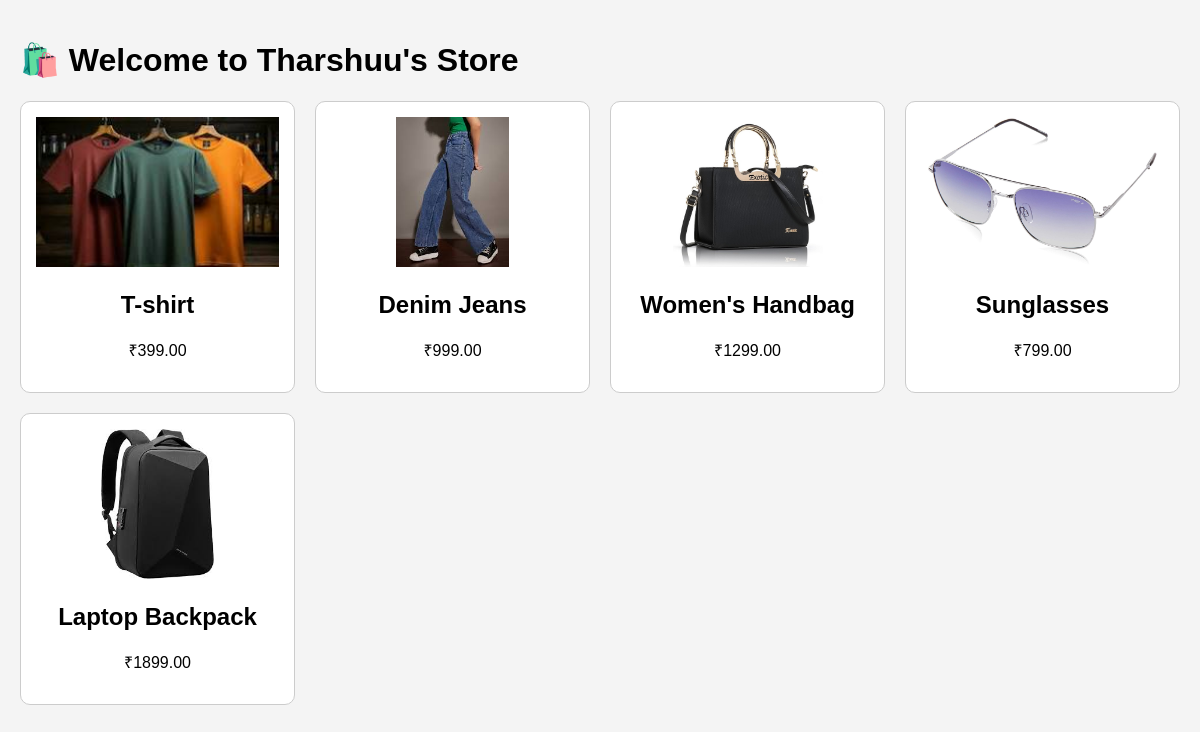
The page / on the database its author committed.
### store/models.py (models this page shows, shortened)
class Product(models.Model):
    name = models.CharField(max_length=100)
    price = models.DecimalField(max_digits=8, decimal_places=2)
    description = models.TextField()
    image = models.ImageField(upload_to='products/')

### store/views.py (the view)
# urls.py: path('', views.product_list, name='product_list'),
def product_list(request):
    products = Product.objects.all()
    return render(request, 'store/product_list.html', {'products': products})

### store/templates/store/product_list.html (shortened to what this page needs)
<!DOCTYPE html>
<html lang="en">
<head>
</head>
<body>
    <h1>🛍️ Welcome to Tharshuu's Store</h1>
    <div class="product-grid">
        {% for product in products %}
        <div class="product">
            <img src="{{ product.image.url }}" alt="{{ product.name }}">
            <h2>{{ product.name }}</h2>
            <p>₹{{ product.price }}</p>
        </div>
        {% endfor %}
    </div>
</body>
</html>

### store/templates/store/product_list.html (style rules this page uses)
body { font-family: Arial; background-color: #f4f4f4; margin: 0; padding: 20px; }
.product-grid { display: grid; grid-template-columns: repeat(auto-fit, minmax(220px, 1fr)); gap: 20px; }
.product { background-color: white; border: 1px solid #ccc; padding: 15px; border-radius: 10px; text-align: center; }
.product img { max-width: 100%; height: 150px; object-fit: cover; }

### rows shown on the page
Product: image (picture), name "T-shirt", price "399.00"
Product: image (picture), name "Denim Jeans", price "999.00"
Product: image (picture), name "Women's Handbag", price "1299.00"
Product: image (picture), name "Sunglasses", price "799.00"
Product: image (picture), name "Laptop Backpack", price "1899.00"
